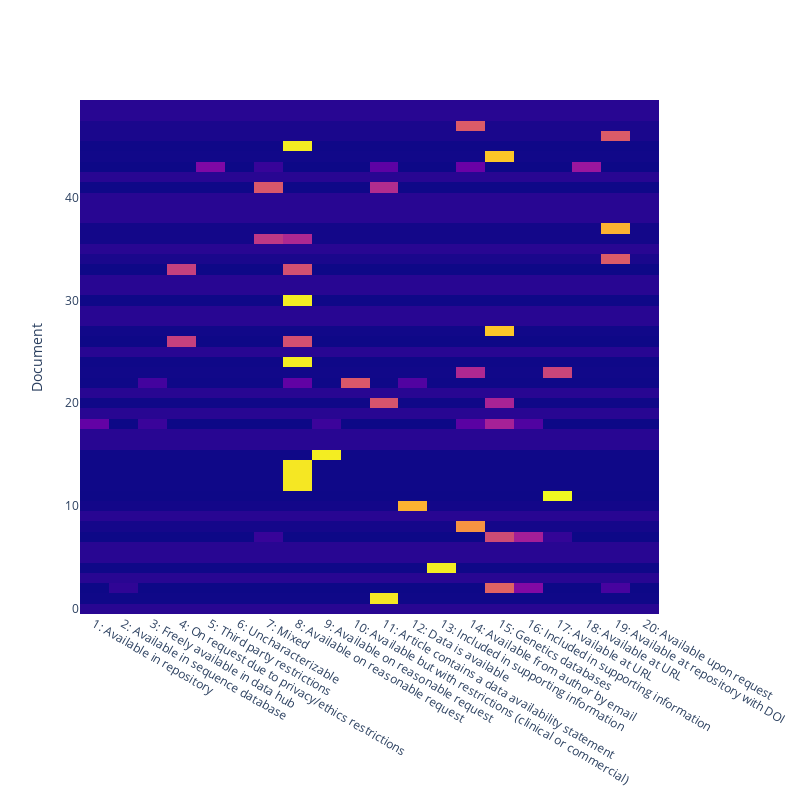

Notebook code cell kept with this figure:
### Code cell
# Show topic matrix for a subset of documents

df = document_model.head(50)

fig = go.Figure(
    data=go.Heatmap(z=df.values, x=df.columns, y=df.index, showscale=False),
    layout_yaxis_title_text="Document",
    layout_width=800,
    layout_height=800,
)

fig_path = os.path.join(
    PROJ_ROOT + "/reports/figures/" + "0.6-05-document-topic-matrix"
)

pio.write_html(fig, fig_path + ".html", include_plotlyjs="cdn")
# pio.write_image(fig, fig_path + ".svg")

fig.show()

### Figure 1 — Plotly figure (JSON) as saved in the notebook; plotly's stock layout.template omitted (floating-point values rounded to 4 significant figures; data arrays with more than 128 entries replaced by an {"elided": "..."} marker saying what was removed)
{"data": [{"showscale": false, "type": "heatmap", "x": ["1: Available in repository", "2: Available in sequence database", "3: Freely available in data hub", "4: On request due to privacy/ethics restrictions", "5: Third party restrictions", "6: Uncharacterizable", "7: Mixed", "8: Available on reasonable request", "9: Available on reasonable request", "10: Available but with restrictions (clinical or commercial)", "11: Article contains a data availability statement", "12: Data is available", "13: Included in supporting information", "14: Available from author by email", "15: Genetics databases", "16: Included in supporting information", "17: Available at URL", "18: Available at URL", "19: Available at repository with DOI", "20: Available upon request"], "y": [0, 1, 2, 3, 4, 5, 6, 7, 8, 9, 10, 11, 12, 13, 14, 15, 16, 17, 18, 19, 20, 21, 22, 23, 24, 25, 26, 27, 28, 29, 30, 31, 32, 33, 34, 35, 36, 37, 38, 39, 40, 41, 42, 43, 44, 45, 46, 47, 48, 49], "z": {"elided": "50x20 float values"}}], "layout": {"height": 800, "width": 800, "xaxis": {"autorange": true, "range": [-0.5, 19.5], "type": "category"}, "yaxis": {"autorange": true, "range": [-0.5, 49.5], "title": {"text": "Document"}, "type": "linear"}}}
